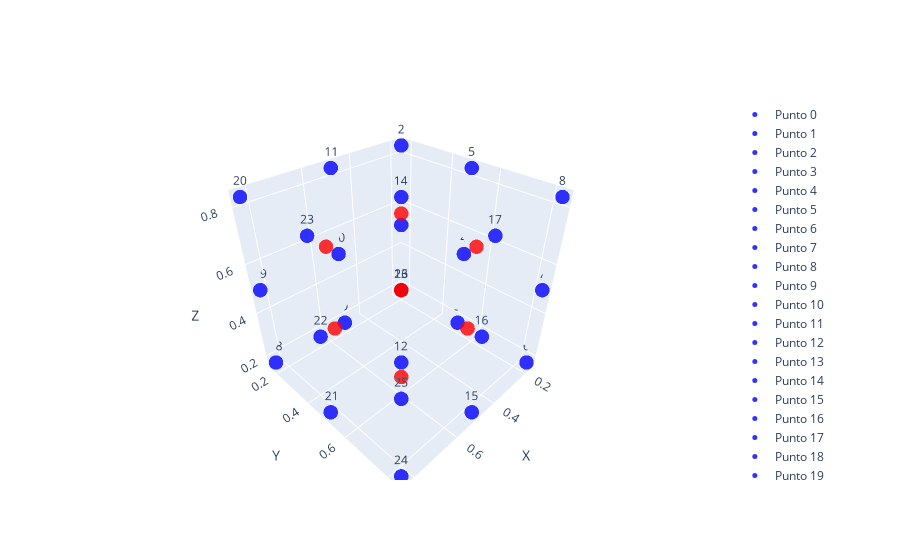

The cell this chart's notebook holds for it:
### Markdown cell above
#### UNDERSTADING VORONOI

### Code cell
import numpy as np
import plotly.graph_objs as go
from scipy.spatial import Voronoi

# Número de divisiones en cada lado del cubo de Rubik (3x3x3)
n = 3

# Inicializar un array vacío para almacenar los puntos
points = []

# Calcular el paso entre los puntos en cada dimensión
step = 1.0 / n

# Generar los puntos en el centro de cada subcubo
for i in range(n):
    for j in range(n):
        for k in range(n):
            x = (i + 0.5) * step
            y = (j + 0.5) * step
            z = (k + 0.5) * step
            points.append([x, y, z])

# Convertir la lista de puntos en un array NumPy
points = np.array(points)

# Calcular el diagrama de Voronoi
vor = Voronoi(points)

# Crear una figura 3D de Plotly
fig = go.Figure()

# Agregar los puntos originales en color azul junto con su índice
for idx, point in enumerate(points):
    fig.add_trace(go.Scatter3d(
        x=[point[0]],
        y=[point[1]],
        z=[point[2]],
        mode='markers+text',  # Agregar texto a los puntos
        text=[str(idx)],  # Usar el índice como texto
        textposition='top center',  # Posición del texto
        marker=dict(
            size=5,
            color='blue',  # Color de los puntos originales
            opacity=0.8
        ),
        name=f'Punto {idx}'  # Etiqueta del punto
    ))

# Agregar los vértices del diagrama de Voronoi en color rojo
fig.add_trace(go.Scatter3d(
    x=vor.vertices[:, 0],
    y=vor.vertices[:, 1],
    z=vor.vertices[:, 2],
    mode='markers',
    marker=dict(
        size=5,
        color='red',  # Color de los vértices
        opacity=0.8
    ),
    name='Vértices de Voronoi'
))

# Configurar el diseño de la escena 3D
fig.update_layout(
    scene=dict(
        xaxis_title='X',
        yaxis_title='Y',
        zaxis_title='Z'
    )
)

# Mostrar la figura
fig.show()

### Figure 1 — Plotly figure (JSON) as saved in the notebook; plotly's stock layout.template omitted (floating-point values rounded to 4 significant figures)
{"data": [{"marker": {"color": "blue", "opacity": 0.8, "size": 5}, "mode": "markers+text", "name": "Punto 0", "text": ["0"], "textposition": "top center", "type": "scatter3d", "x": [0.1667], "y": [0.1667], "z": [0.1667]}, {"marker": {"color": "blue", "opacity": 0.8, "size": 5}, "mode": "markers+text", "name": "Punto 1", "text": ["1"], "textposition": "top center", "type": "scatter3d", "x": [0.1667], "y": [0.1667], "z": [0.5]}, {"marker": {"color": "blue", "opacity": 0.8, "size": 5}, "mode": "markers+text", "name": "Punto 2", "text": ["2"], "textposition": "top center", "type": "scatter3d", "x": [0.1667], "y": [0.1667], "z": [0.8333]}, {"marker": {"color": "blue", "opacity": 0.8, "size": 5}, "mode": "markers+text", "name": "Punto 3", "text": ["3"], "textposition": "top center", "type": "scatter3d", "x": [0.1667], "y": [0.5], "z": [0.1667]}, {"marker": {"color": "blue", "opacity": 0.8, "size": 5}, "mode": "markers+text", "name": "Punto 4", "text": ["4"], "textposition": "top center", "type": "scatter3d", "x": [0.1667], "y": [0.5], "z": [0.5]}, {"marker": {"color": "blue", "opacity": 0.8, "size": 5}, "mode": "markers+text", "name": "Punto 5", "text": ["5"], "textposition": "top center", "type": "scatter3d", "x": [0.1667], "y": [0.5], "z": [0.8333]}, {"marker": {"color": "blue", "opacity": 0.8, "size": 5}, "mode": "markers+text", "name": "Punto 6", "text": ["6"], "textposition": "top center", "type": "scatter3d", "x": [0.1667], "y": [0.8333], "z": [0.1667]}, {"marker": {"color": "blue", "opacity": 0.8, "size": 5}, "mode": "markers+text", "name": "Punto 7", "text": ["7"], "textposition": "top center", "type": "scatter3d", "x": [0.1667], "y": [0.8333], "z": [0.5]}, {"marker": {"color": "blue", "opacity": 0.8, "size": 5}, "mode": "markers+text", "name": "Punto 8", "text": ["8"], "textposition": "top center", "type": "scatter3d", "x": [0.1667], "y": [0.8333], "z": [0.8333]}, {"marker": {"color": "blue", "opacity": 0.8, "size": 5}, "mode": "markers+text", "name": "Punto 9", "text": ["9"], "textposition": "top center", "type": "scatter3d", "x": [0.5], "y": [0.1667], "z": [0.1667]}, {"marker": {"color": "blue", "opacity": 0.8, "size": 5}, "mode": "markers+text", "name": "Punto 10", "text": ["10"], "textposition": "top center", "type": "scatter3d", "x": [0.5], "y": [0.1667], "z": [0.5]}, {"marker": {"color": "blue", "opacity": 0.8, "size": 5}, "mode": "markers+text", "name": "Punto 11", "text": ["11"], "textposition": "top center", "type": "scatter3d", "x": [0.5], "y": [0.1667], "z": [0.8333]}, {"marker": {"color": "blue", "opacity": 0.8, "size": 5}, "mode": "markers+text", "name": "Punto 12", "text": ["12"], "textposition": "top center", "type": "scatter3d", "x": [0.5], "y": [0.5], "z": [0.1667]}, {"marker": {"color": "blue", "opacity": 0.8, "size": 5}, "mode": "markers+text", "name": "Punto 13", "text": ["13"], "textposition": "top center", "type": "scatter3d", "x": [0.5], "y": [0.5], "z": [0.5]}, {"marker": {"color": "blue", "opacity": 0.8, "size": 5}, "mode": "markers+text", "name": "Punto 14", "text": ["14"], "textposition": "top center", "type": "scatter3d", "x": [0.5], "y": [0.5], "z": [0.8333]}, {"marker": {"color": "blue", "opacity": 0.8, "size": 5}, "mode": "markers+text", "name": "Punto 15", "text": ["15"], "textposition": "top center", "type": "scatter3d", "x": [0.5], "y": [0.8333], "z": [0.1667]}, {"marker": {"color": "blue", "opacity": 0.8, "size": 5}, "mode": "markers+text", "name": "Punto 16", "text": ["16"], "textposition": "top center", "type": "scatter3d", "x": [0.5], "y": [0.8333], "z": [0.5]}, {"marker": {"color": "blue", "opacity": 0.8, "size": 5}, "mode": "markers+text", "name": "Punto 17", "text": ["17"], "textposition": "top center", "type": "scatter3d", "x": [0.5], "y": [0.8333], "z": [0.8333]}, {"marker": {"color": "blue", "opacity": 0.8, "size": 5}, "mode": "markers+text", "name": "Punto 18", "text": ["18"], "textposition": "top center", "type": "scatter3d", "x": [0.8333], "y": [0.1667], "z": [0.1667]}, {"marker": {"color": "blue", "opacity": 0.8, "size": 5}, "mode": "markers+text", "name": "Punto 19", "text": ["19"], "textposition": "top center", "type": "scatter3d", "x": [0.8333], "y": [0.1667], "z": [0.5]}, {"marker": {"color": "blue", "opacity": 0.8, "size": 5}, "mode": "markers+text", "name": "Punto 20", "text": ["20"], "textposition": "top center", "type": "scatter3d", "x": [0.8333], "y": [0.1667], "z": [0.8333]}, {"marker": {"color": "blue", "opacity": 0.8, "size": 5}, "mode": "markers+text", "name": "Punto 21", "text": ["21"], "textposition": "top center", "type": "scatter3d", "x": [0.8333], "y": [0.5], "z": [0.1667]}, {"marker": {"color": "blue", "opacity": 0.8, "size": 5}, "mode": "markers+text", "name": "Punto 22", "text": ["22"], "textposition": "top center", "type": "scatter3d", "x": [0.8333], "y": [0.5], "z": [0.5]}, {"marker": {"color": "blue", "opacity": 0.8, "size": 5}, "mode": "markers+text", "name": "Punto 23", "text": ["23"], "textposition": "top center", "type": "scatter3d", "x": [0.8333], "y": [0.5], "z": [0.8333]}, {"marker": {"color": "blue", "opacity": 0.8, "size": 5}, "mode": "markers+text", "name": "Punto 24", "text": ["24"], "textposition": "top center", "type": "scatter3d", "x": [0.8333], "y": [0.8333], "z": [0.1667]}, {"marker": {"color": "blue", "opacity": 0.8, "size": 5}, "mode": "markers+text", "name": "Punto 25", "text": ["25"], "textposition": "top center", "type": "scatter3d", "x": [0.8333], "y": [0.8333], "z": [0.5]}, {"marker": {"color": "blue", "opacity": 0.8, "size": 5}, "mode": "markers+text", "name": "Punto 26", "text": ["26"], "textposition": "top center", "type": "scatter3d", "x": [0.8333], "y": [0.8333], "z": [0.8333]}, {"marker": {"color": "red", "opacity": 0.8, "size": 5}, "mode": "markers", "name": "Vértices de Voronoi", "type": "scatter3d", "x": [0.3333, 0.6667, 0.6667, 0.3333, 0.6667, 0.6667, 0.3333, 0.3333], "y": [0.6667, 0.6667, 0.3333, 0.3333, 0.3333, 0.6667, 0.3333, 0.6667], "z": [0.6667, 0.6667, 0.6667, 0.6667, 0.3333, 0.3333, 0.3333, 0.3333]}], "layout": {"scene": {"xaxis": {"title": {"text": "X"}}, "yaxis": {"title": {"text": "Y"}}, "zaxis": {"title": {"text": "Z"}}}}}
